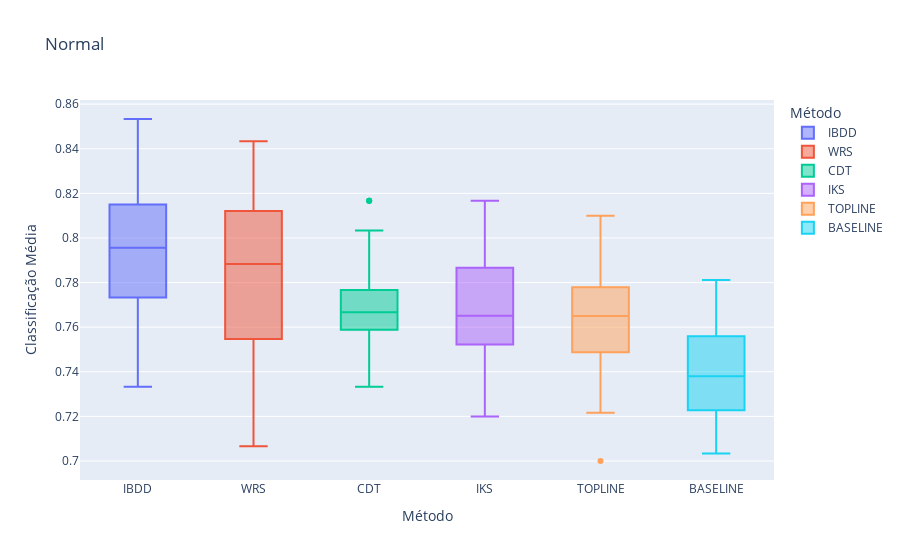

The code cell stored with this chart in its notebook:
### Code cell
# Agrupar por 'class_distribution' e 'method' e calcular a média de 'classification'
df_agg = df_normal.groupby(['class_distribution', 'method']).agg({
    'classification': 'mean'
}).reset_index()

# Renomear colunas para melhor legibilidade
df_agg.columns = ['class_distribution', 'method', 'classification_mean']

# Ordenar os métodos pela classificação média
ordered_methods = df_agg.groupby('method')['classification_mean'].mean().sort_values(ascending=False).index

# Criar o boxplot
fig = px.box(df_agg, x='method', y='classification_mean', 
             title=f"Normal",
             category_orders={'method': ordered_methods},
             color='method', 
             labels={'method': 'Método', 'classification_mean': 'Classificação Média'})

fig.show()

### Figure 1 — Plotly figure (JSON) as saved in the notebook; plotly's stock layout.template omitted (floating-point values rounded to 4 significant figures)
{"data": [{"alignmentgroup": "True", "hovertemplate": "Método=%{x}<br>Classificação Média=%{y}<extra></extra>", "legendgroup": "IBDD", "marker": {"color": "#636efa"}, "name": "IBDD", "notched": false, "offsetgroup": "IBDD", "orientation": "v", "showlegend": true, "type": "box", "x": ["IBDD", "IBDD", "IBDD", "IBDD", "IBDD", "IBDD", "IBDD", "IBDD", "IBDD", "IBDD", "IBDD", "IBDD", "IBDD", "IBDD", "IBDD", "IBDD", "IBDD", "IBDD", "IBDD", "IBDD", "IBDD", "IBDD", "IBDD", "IBDD", "IBDD", "IBDD", "IBDD", "IBDD", "IBDD", "IBDD", "IBDD", "IBDD", "IBDD", "IBDD", "IBDD", "IBDD", "IBDD", "IBDD", "IBDD", "IBDD", "IBDD", "IBDD", "IBDD", "IBDD", "IBDD", "IBDD", "IBDD", "IBDD", "IBDD", "IBDD", "IBDD", "IBDD", "IBDD", "IBDD", "IBDD", "IBDD", "IBDD", "IBDD", "IBDD", "IBDD", "IBDD", "IBDD", "IBDD", "IBDD", "IBDD"], "x0": " ", "xaxis": "x", "y": [0.7878, 0.8167, 0.7933, 0.82, 0.7983, 0.7793, 0.7367, 0.7842, 0.7867, 0.8133, 0.7658, 0.7956, 0.7757, 0.7611, 0.76, 0.76, 0.7567, 0.75, 0.7807, 0.7744, 0.7456, 0.7493, 0.7633, 0.7893, 0.7733, 0.7542, 0.7825, 0.7733, 0.78, 0.78, 0.8033, 0.75, 0.7333, 0.8, 0.7733, 0.8383, 0.8078, 0.8133, 0.8233, 0.8333, 0.8156, 0.8289, 0.8533, 0.81, 0.8067, 0.814, 0.7857, 0.8233, 0.82, 0.8217, 0.8148, 0.8233, 0.8283, 0.81, 0.8367, 0.7992, 0.8033, 0.8028, 0.7933, 0.7867, 0.7733, 0.82, 0.8433, 0.81, 0.8], "y0": " ", "yaxis": "y"}, {"alignmentgroup": "True", "hovertemplate": "Método=%{x}<br>Classificação Média=%{y}<extra></extra>", "legendgroup": "WRS", "marker": {"color": "#EF553B"}, "name": "WRS", "notched": false, "offsetgroup": "WRS", "orientation": "v", "showlegend": true, "type": "box", "x": ["WRS", "WRS", "WRS", "WRS", "WRS", "WRS", "WRS", "WRS", "WRS", "WRS", "WRS", "WRS", "WRS", "WRS", "WRS", "WRS", "WRS", "WRS", "WRS", "WRS", "WRS", "WRS", "WRS", "WRS", "WRS", "WRS", "WRS", "WRS", "WRS", "WRS", "WRS", "WRS", "WRS", "WRS", "WRS", "WRS", "WRS", "WRS", "WRS", "WRS", "WRS", "WRS", "WRS", "WRS", "WRS", "WRS", "WRS", "WRS", "WRS", "WRS", "WRS", "WRS", "WRS", "WRS", "WRS", "WRS", "WRS", "WRS", "WRS", "WRS", "WRS", "WRS", "WRS", "WRS", "WRS", "WRS", "WRS", "WRS", "WRS", "WRS", "WRS", "WRS", "WRS", "WRS", "WRS", "WRS", "WRS"], "x0": " ", "xaxis": "x", "y": [0.7933, 0.7767, 0.7667, 0.7933, 0.79, 0.8033, 0.7867, 0.7783, 0.7811, 0.7789, 0.76, 0.7708, 0.7933, 0.7483, 0.7607, 0.7633, 0.75, 0.754, 0.7533, 0.7373, 0.7583, 0.7387, 0.7522, 0.7458, 0.7517, 0.755, 0.7567, 0.7522, 0.7347, 0.7611, 0.7425, 0.7383, 0.7067, 0.74, 0.7567, 0.74, 0.7367, 0.8067, 0.7567, 0.8333, 0.82, 0.77, 0.75, 0.79, 0.8083, 0.8333, 0.835, 0.7933, 0.82, 0.805, 0.76, 0.8133, 0.8148, 0.8117, 0.796, 0.8067, 0.8228, 0.82, 0.8133, 0.7983, 0.8133, 0.8267, 0.7883, 0.8175, 0.8033, 0.795, 0.7944, 0.8183, 0.81, 0.8367, 0.76, 0.8233, 0.8067, 0.8167, 0.8433, 0.8267, 0.75], "y0": " ", "yaxis": "y"}, {"alignmentgroup": "True", "hovertemplate": "Método=%{x}<br>Classificação Média=%{y}<extra></extra>", "legendgroup": "CDT", "marker": {"color": "#00cc96"}, "name": "CDT", "notched": false, "offsetgroup": "CDT", "orientation": "v", "showlegend": true, "type": "box", "x": ["CDT", "CDT", "CDT", "CDT", "CDT", "CDT", "CDT", "CDT", "CDT", "CDT", "CDT", "CDT", "CDT", "CDT", "CDT", "CDT", "CDT", "CDT", "CDT", "CDT", "CDT", "CDT", "CDT", "CDT", "CDT", "CDT", "CDT", "CDT", "CDT", "CDT", "CDT", "CDT", "CDT", "CDT", "CDT", "CDT", "CDT", "CDT", "CDT", "CDT", "CDT", "CDT", "CDT", "CDT", "CDT", "CDT", "CDT", "CDT", "CDT", "CDT", "CDT", "CDT", "CDT", "CDT", "CDT", "CDT", "CDT", "CDT", "CDT", "CDT", "CDT", "CDT", "CDT", "CDT", "CDT", "CDT", "CDT", "CDT"], "x0": " ", "xaxis": "x", "y": [0.7533, 0.79, 0.78, 0.7767, 0.7867, 0.7933, 0.7917, 0.7767, 0.78, 0.7617, 0.7722, 0.7722, 0.7628, 0.8167, 0.7827, 0.7933, 0.792, 0.7672, 0.7544, 0.762, 0.7706, 0.7658, 0.7433, 0.7707, 0.7767, 0.7822, 0.7583, 0.75, 0.7633, 0.8033, 0.7333, 0.74, 0.8, 0.7567, 0.7667, 0.765, 0.7767, 0.7583, 0.7767, 0.7633, 0.75, 0.76, 0.7608, 0.7593, 0.7505, 0.7711, 0.7606, 0.7517, 0.7533, 0.7422, 0.7717, 0.7556, 0.7442, 0.8167, 0.7605, 0.76, 0.7727, 0.7773, 0.7533, 0.7683, 0.77, 0.7667, 0.7622, 0.7617, 0.76, 0.7767, 0.775, 0.8167], "y0": " ", "yaxis": "y"}, {"alignmentgroup": "True", "hovertemplate": "Método=%{x}<br>Classificação Média=%{y}<extra></extra>", "legendgroup": "IKS", "marker": {"color": "#ab63fa"}, "name": "IKS", "notched": false, "offsetgroup": "IKS", "orientation": "v", "showlegend": true, "type": "box", "x": ["IKS", "IKS", "IKS", "IKS", "IKS", "IKS", "IKS", "IKS", "IKS", "IKS", "IKS", "IKS", "IKS", "IKS", "IKS", "IKS", "IKS", "IKS", "IKS", "IKS", "IKS", "IKS", "IKS", "IKS", "IKS", "IKS", "IKS", "IKS", "IKS", "IKS", "IKS", "IKS", "IKS", "IKS", "IKS", "IKS", "IKS", "IKS", "IKS", "IKS", "IKS", "IKS", "IKS", "IKS", "IKS", "IKS", "IKS", "IKS", "IKS", "IKS", "IKS", "IKS", "IKS", "IKS", "IKS", "IKS", "IKS", "IKS", "IKS", "IKS", "IKS", "IKS"], "x0": " ", "xaxis": "x", "y": [0.7967, 0.7883, 0.8044, 0.8083, 0.8167, 0.7867, 0.8089, 0.8011, 0.7867, 0.785, 0.7873, 0.8017, 0.8067, 0.7842, 0.7887, 0.7839, 0.7958, 0.79, 0.7639, 0.7853, 0.781, 0.7911, 0.7825, 0.7687, 0.7283, 0.7656, 0.7692, 0.7544, 0.7367, 0.75, 0.755, 0.76, 0.73, 0.7511, 0.7267, 0.7567, 0.7578, 0.7527, 0.7428, 0.7333, 0.7522, 0.76, 0.7483, 0.7547, 0.765, 0.7225, 0.7733, 0.735, 0.7575, 0.7653, 0.772, 0.7717, 0.7511, 0.7483, 0.7589, 0.7611, 0.77, 0.7633, 0.72, 0.7433, 0.755, 0.7967], "y0": " ", "yaxis": "y"}, {"alignmentgroup": "True", "hovertemplate": "Método=%{x}<br>Classificação Média=%{y}<extra></extra>", "legendgroup": "TOPLINE", "marker": {"color": "#FFA15A"}, "name": "TOPLINE", "notched": false, "offsetgroup": "TOPLINE", "orientation": "v", "showlegend": true, "type": "box", "x": ["TOPLINE", "TOPLINE", "TOPLINE", "TOPLINE", "TOPLINE", "TOPLINE", "TOPLINE", "TOPLINE", "TOPLINE", "TOPLINE", "TOPLINE", "TOPLINE", "TOPLINE", "TOPLINE", "TOPLINE", "TOPLINE", "TOPLINE", "TOPLINE", "TOPLINE", "TOPLINE", "TOPLINE", "TOPLINE", "TOPLINE", "TOPLINE", "TOPLINE", "TOPLINE", "TOPLINE", "TOPLINE", "TOPLINE", "TOPLINE", "TOPLINE", "TOPLINE", "TOPLINE", "TOPLINE", "TOPLINE", "TOPLINE", "TOPLINE", "TOPLINE", "TOPLINE", "TOPLINE", "TOPLINE", "TOPLINE", "TOPLINE", "TOPLINE", "TOPLINE", "TOPLINE", "TOPLINE", "TOPLINE", "TOPLINE", "TOPLINE", "TOPLINE", "TOPLINE", "TOPLINE", "TOPLINE", "TOPLINE", "TOPLINE", "TOPLINE", "TOPLINE", "TOPLINE", "TOPLINE", "TOPLINE", "TOPLINE", "TOPLINE"], "x0": " ", "xaxis": "x", "y": [0.7833, 0.81, 0.8067, 0.75, 0.79, 0.7867, 0.7911, 0.7875, 0.7942, 0.7967, 0.785, 0.79, 0.7925, 0.785, 0.7761, 0.77, 0.7706, 0.7767, 0.775, 0.7433, 0.7693, 0.758, 0.7692, 0.7767, 0.7713, 0.7833, 0.7783, 0.7667, 0.7667, 0.75, 0.7633, 0.7333, 0.7, 0.7467, 0.765, 0.7789, 0.75, 0.7433, 0.74, 0.7317, 0.755, 0.7433, 0.7462, 0.732, 0.7578, 0.765, 0.7633, 0.7542, 0.7542, 0.7483, 0.7367, 0.76, 0.7467, 0.755, 0.7587, 0.7717, 0.7617, 0.7217, 0.77, 0.774, 0.7633, 0.73, 0.74], "y0": " ", "yaxis": "y"}, {"alignmentgroup": "True", "hovertemplate": "Método=%{x}<br>Classificação Média=%{y}<extra></extra>", "legendgroup": "BASELINE", "marker": {"color": "#19d3f3"}, "name": "BASELINE", "notched": false, "offsetgroup": "BASELINE", "orientation": "v", "showlegend": true, "type": "box", "x": ["BASELINE", "BASELINE", "BASELINE", "BASELINE", "BASELINE", "BASELINE", "BASELINE", "BASELINE", "BASELINE", "BASELINE", "BASELINE", "BASELINE", "BASELINE", "BASELINE", "BASELINE", "BASELINE", "BASELINE", "BASELINE", "BASELINE", "BASELINE", "BASELINE", "BASELINE", "BASELINE", "BASELINE", "BASELINE", "BASELINE", "BASELINE", "BASELINE", "BASELINE", "BASELINE", "BASELINE", "BASELINE", "BASELINE", "BASELINE", "BASELINE", "BASELINE", "BASELINE", "BASELINE", "BASELINE", "BASELINE", "BASELINE", "BASELINE", "BASELINE", "BASELINE", "BASELINE", "BASELINE", "BASELINE", "BASELINE", "BASELINE", "BASELINE", "BASELINE", "BASELINE", "BASELINE", "BASELINE", "BASELINE", "BASELINE", "BASELINE", "BASELINE", "BASELINE", "BASELINE", "BASELINE", "BASELINE", "BASELINE", "BASELINE"], "x0": " ", "xaxis": "x", "y": [0.74, 0.7622, 0.7533, 0.7533, 0.7467, 0.7373, 0.745, 0.7067, 0.7233, 0.7267, 0.7376, 0.73, 0.7217, 0.7244, 0.7222, 0.7218, 0.73, 0.7233, 0.712, 0.7273, 0.7325, 0.7322, 0.7125, 0.7117, 0.7044, 0.7433, 0.7067, 0.7233, 0.71, 0.71, 0.7133, 0.72, 0.7033, 0.7267, 0.7433, 0.76, 0.76, 0.7567, 0.7667, 0.722, 0.725, 0.7552, 0.7383, 0.7576, 0.7448, 0.735, 0.7492, 0.73, 0.7433, 0.7667, 0.78, 0.7811, 0.7467, 0.74, 0.754, 0.7667, 0.764, 0.7167, 0.76, 0.76, 0.7711, 0.7733, 0.7533, 0.76], "y0": " ", "yaxis": "y"}], "layout": {"boxmode": "overlay", "legend": {"title": {"text": "Método"}, "tracegroupgap": 0}, "title": {"text": "Normal"}, "xaxis": {"anchor": "y", "categoryarray": ["IBDD", "WRS", "CDT", "IKS", "TOPLINE", "BASELINE"], "categoryorder": "array", "domain": [0, 1], "title": {"text": "Método"}}, "yaxis": {"anchor": "x", "domain": [0, 1], "title": {"text": "Classificação Média"}}}}
